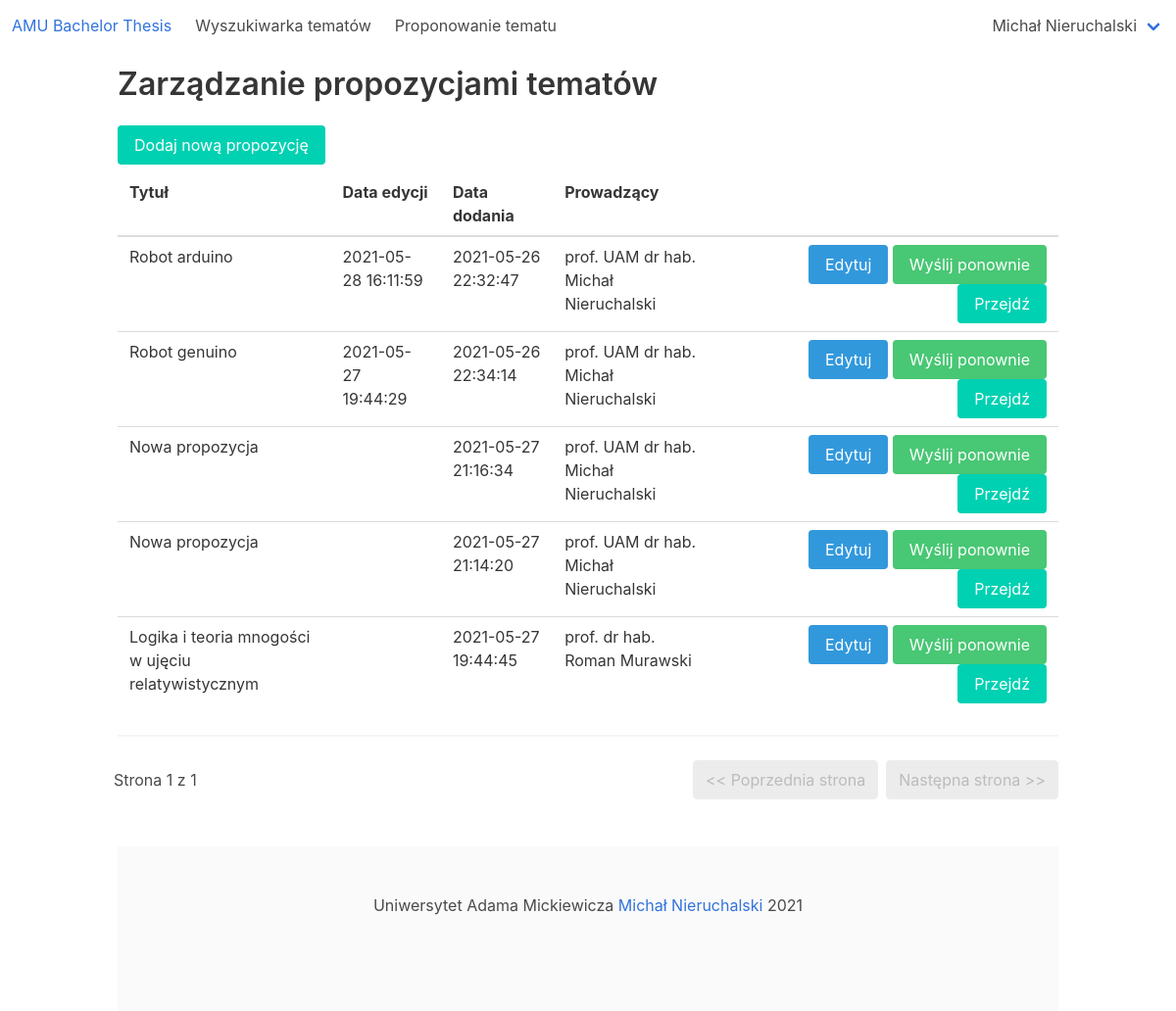
The page /amu_bachelor_thesis/manage_thesis_propositions (signed in) on the database its author committed.
### amu_bachelor_thesis_app/models.py (models this page shows, shortened)
class User(AbstractBaseUser, PermissionsMixin):
    USERNAME_FIELD = 'email'
    LECTURER = 1
    STUDENT = 2
    SUPERUSER = 3
    ROLE_CHOICES = (
        (LECTURER, 'Lecturer'),
        (STUDENT, 'Student'),
        (SUPERUSER, 'Superuser')
    )
    objects = CustomUserManager()
    role = models.PositiveSmallIntegerField(choices=ROLE_CHOICES, blank=False, null=False)
    email = models.EmailField('email address', blank=False, null=False, unique=True)
    def __str__(self):
        if self.role == User.STUDENT:
            return str(self.student)
        if self.role == User.LECTURER:
            return str(self.lecturer)
        return self.email
    def is_student(self):
        return self.role == User.STUDENT
    def is_lecturer(self):
        return self.role == User.LECTURER
    @property
    def is_superuser(self):
        return self.role == self.SUPERUSER

class Student(models.Model):
    first_name = models.CharField(max_length=180, blank=False, null=False)
    last_name = models.CharField(max_length=180, blank=False, null=False)
    album_number = models.CharField(max_length=6, blank=False, null=False)
    user = models.OneToOneField(User, on_delete=models.CASCADE, primary_key=True)
    def __str__(self):
        return self.first_name + ' ' + self.last_name
    def has_thesis(self):
        try:
            return self.thesis is not None
        except AttributeError:
            return False

class ThesisProposition(models.Model):
    title = models.CharField(max_length=255, blank=False, null=False)
    description = models.CharField(max_length=4000, blank=True, null=True)
    created_at = models.DateTimeField(null=False)
    edited_at = models.DateTimeField(null=True)
    lecturer = models.ForeignKey(Lecturer, on_delete=models.CASCADE, null=False)
    student = models.ForeignKey(Student, on_delete=models.CASCADE, null=False)
    is_active = models.BooleanField(null=False)

class Lecturer(models.Model):
    first_name = models.CharField(max_length=180, blank=False, null=False)
    last_name = models.CharField(max_length=180, blank=False, null=False)
    degree = models.CharField(max_length=180, blank=True, null=True)
    interests = models.CharField(max_length=2000, blank=True, null=True)
    description = models.CharField(max_length=4000, blank=True, null=True)
    user = models.OneToOneField(User, on_delete=models.CASCADE, primary_key=True)
    @property
    def name_with_degree(self):
        return self.degree + ' ' + self.first_name + ' ' + self.last_name

### amu_bachelor_thesis_app/views/thesis_propositions_views.py (the view)
# urls.py: path('manage_thesis_propositions', thesis_propositions_views.ManageThesisPropositions.as_view(), name="manage_thesis_propositions"),
@method_decorator(login_required, name='dispatch')
@method_decorator(user_passes_test(lambda user: user.is_student()), name='dispatch')
class ManageThesisPropositions(generic.ListView):
    model = ThesisProposition
    paginate_by = 10
    template_name = 'amu_bachelor_thesis_app/thesis_proposition/manage_thesis_propositions.html'
    def get_queryset(self):
        return ThesisProposition.objects.filter(student_id=self.request.user.id).order_by('-edited_at', '-created_at')

### amu_bachelor_thesis_app/templatetags/helpers.py (called while the page is built)
@register.simple_tag
def get_number_of_notifications(user):
    return user.notification_set.count()

@register.simple_tag
def has_notifications(user):
    return user.notification_set.filter(is_seen=False).count() == 0

### amu_bachelor_thesis_app/templates/amu_bachelor_thesis_app/thesis_proposition/manage_thesis_propositions.html (shortened to what this page needs)
{% extends 'amu_bachelor_thesis_app/base.html' %}
{% block content %}
    <h2 class="title">Zarządzanie propozycjami tematów</h2>
    {% if not user.student.has_thesis %}
        <a href="{% url 'amu_bachelor_thesis:create_thesis_proposition' %}" class="button is-primary mb-2">Dodaj nową propozycję</a>
    {% else %}
        <button class="button is-primary mb-2" disabled>Dodaj nową propozycję</button>
    {% endif %}
    {% if page_obj %}
        <table class="table is-fullwidth">
            <thead>
                <tr>
                    <th>Tytuł</th>
                    <th>Data edycji</th>
                    <th>Data dodania</th>
                    <th>Prowadzący</th>
                    <th class="manage_thesis_propositions_action_button_columns"></th>
                </tr>
            </thead>
            <tbody>
                {% for thesis_proposition in page_obj %}
                    <tr>
                        <td>{{ thesis_proposition.title }}</td>
                        <td>{{ thesis_proposition.edited_at | date:'Y-m-d H:i:s'}}</td>
                        <td>{{ thesis_proposition.created_at | date:'Y-m-d H:i:s'}}</td>
                        <td>{{ thesis_proposition.lecturer.name_with_degree }}</td>
                        <td class="has-text-right">
                            <a class="button is-info" href="{% url 'amu_bachelor_thesis:edit_thesis_proposition' thesis_proposition.id %}">
                                Edytuj
                            </a>
                            {% if thesis_proposition.is_active %}
                                <button class="button is-danger modal__student_discard_own_thesis_proposition" data-thesis-proposition-id="{{ thesis_proposition.id }}">
                                    Wycofaj
                                </button>
                            {% else %}
                                <button class="button is-success modal__student_resend_thesis_proposition"
                                        data-thesis-proposition-id="{{ thesis_proposition.id }}">
                                    Wyślij ponownie
                                </button>
                            {% endif %}
                            <a class="button is-primary" href="{% url 'amu_bachelor_thesis:thesis_proposition' thesis_proposition.id %}">
                                Przejdź
                            </a>
                        </td>
                    </tr>
                {% endfor %}
            </tbody>
        </table>
    {% else %}
        <div class="has-text-centered mt-4 mb-4">
            Brak pasujących rekordów :(
        </div>
    {% endif %}
    {% include 'amu_bachelor_thesis_app/shell/pagination.html' %}
{% endblock %}

### amu_bachelor_thesis_app/templates/amu_bachelor_thesis_app/shell/navbar.html (shortened to what this page needs)
{% load lecturer %}
{% load helpers %}
<nav class="navbar" role="navigation">
    <div class="navbar-brand">
        <a class="navbar-item" href="{% url 'amu_bachelor_thesis:home' %}">
            <h1>AMU Bachelor Thesis</h1>
        </a>
    </div>
    <div id="navbarBasicExample" class="navbar-menu">
        <div class="navbar-start">
            {% if user.is_authenticated %}
                <a class="navbar-item" href="{% url 'amu_bachelor_thesis:search_engine' %}">Wyszukiwarka tematów</a>
            {% endif %}
            {% if user.is_student %}
                <a class="navbar-item" href="{% url 'amu_bachelor_thesis:manage_thesis_propositions' %}">Proponowanie tematu</a>
            {% endif %}
        </div>
    </div>
    <div class="navbar-end">
        <div class="navbar-end">
            {% if user.is_authenticated %}
                <div class="navbar-item has-dropdown is-hoverable">
                    <a class="navbar-link">{{ user }}</a>
                </div>
            {% endif %}
        </div>
    </div>
</nav>

### amu_bachelor_thesis_app/static/amu_bachelor_thesis_app/custom.css (style rules this page uses)
.manage_thesis_propositions_action_button_columns { width: 350px; }

### rows shown on the page
User: role+id "Michał Nieruchalski"
ThesisProposition: title "Robot arduino", edited_at "2021-05-28 16:11:59", created_at "2021-05-26 22:32:47", lecturer.name_with_degree "prof. UAM dr hab. Michał Nieruchalski"
ThesisProposition: title "Robot genuino", edited_at "2021-05-27 19:44:29", created_at "2021-05-26 22:34:14", lecturer.name_with_degree "prof. UAM dr hab. Michał Nieruchalski"
ThesisProposition: title "Nowa propozycja", created_at "2021-05-27 21:16:34", lecturer.name_with_degree "prof. UAM dr hab. Michał Nieruchalski"
ThesisProposition: title "Nowa propozycja", created_at "2021-05-27 21:14:20", lecturer.name_with_degree "prof. UAM dr hab. Michał Nieruchalski"
ThesisProposition: title "Logika i teoria mnogości w ujęciu relatywistycznym", created_at "2021-05-27 19:44:45", lecturer.name_with_degree "prof. dr hab. Roman Murawski"

### other values the page prints
{{ page_obj.number }} "1"
{{ page_obj.paginator.num_pages }} "1"
